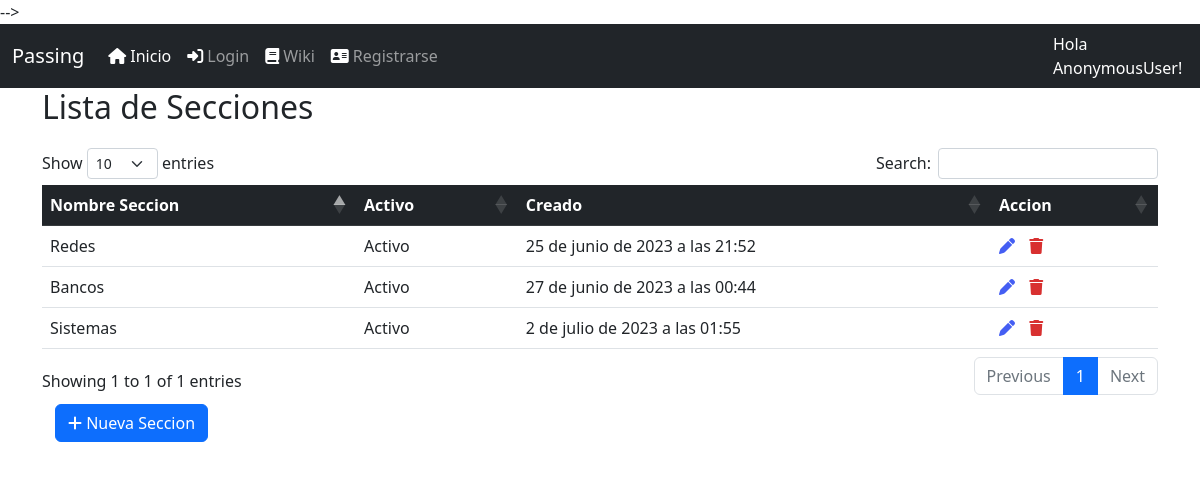
Screenshot of /pass/listsection with the database file from the repository.
### passbase/models.py (models this page shows, shortened)
class SeccionContra(models.Model):
    nombre_seccion = models.CharField(max_length=50)
    active = models.BooleanField(default=True)
    created = models.DateTimeField(auto_now=True)
    updated = models.DateTimeField(auto_now_add=True)

### passbase/views.py (the view, shortened to what this page needs)
# urls.py: path('listsection',SectionListView.as_view(), name='listsection'),
class SectionListView(ListView):
    model = SeccionContra
    template_name = 'listsection.html'
    @method_decorator(csrf_exempt)
    def dispatch(self, request, *args, **kwargs):
        return super().dispatch(request, *args, **kwargs)
    def get_queryset(self):
        return SeccionContra.objects.all()
    def get_context_data(self, **kwargs):
        context = super().get_context_data(**kwargs)
        context['title'] = 'Lista de Secciones'
        return context

### templates/listsection.html (shortened to what this page needs)
<!DOCTYPE html>
{% extends 'base.html'%}
{% load static %}
{% block head %}
<link rel="stylesheet" href="{% static 'lib/datatables-1.13.1/css/dataTables.bootstrap5.min.css' %}"/>
<link rel="stylesheet" href="{% static 'lib/datatables-1.13.1/plugins/responsive-2.4.0/css/responsive.bootstrap5.min.css' %}"/>
{% endblock %}
{% block content %}
<div class="container" style="height: 60px;">
    <h2>{{title}}</h2>
</div>
    <div class="container">
            <table class="table" id="data">
                <thead class="table-dark">
                    <tr >
                        <th scope="col">Nombre Seccion</th>
                        <th scope="col">Activo</th>
                        <th scope="col">Creado</th>
                        <th scope="col">Accion</th>
                    </tr>
                </thead>
                <tbody>
                    {% for section in object_list %}
                    <tr>
                        <td>{{ section.nombre_seccion}}</td>
                        <td class ="form-check-label" type = "checkbox">
                            {% if section.active == True %}
                            Activo
                            {% else %}
                            Inactivo
                            {% endif %}
                        </td>
                        <td>{{ section.created }}</td>
                        <td> <a href=" {% url 'updatesection' section.id %} " <i class="fas fa-pen" style="margin-right:10px; text-decoration-line: None; color:rgb(68, 94, 243);"></i></a>
                            {% if section.active == True %}
                            <a href=" {% url 'deletesection' section.id %} " <i class="fas fa-trash" style="margin-right:10px; text-decoration-line: None; color:rgb(216, 48, 48);"></i></a></td>
                            {% elif section.active == False %}
                            <a href=" {% url 'activesection' section.id %} " <i class="fa-solid fa-power-off" style="margin-right:10px; text-decoration-line: None; color:rgb(54, 173, 54);"></i></a></td>
                            {% endif %}
                    </tr>
                </tbody>
                    {% endfor %}
            </table>
            <div>
                <button class="btn">
                    <a class="btn btn-primary btn-flat" href = "{% url 'createsection' %}">
                    <i class="fas fa-plus"></i> Nueva Seccion </a>
                </button>
            </div>
    </div>
{% endblock %}

### rows the page displays
SeccionContra: nombre_seccion "Redes", active "Activo", created "25 de junio de 2023 a las 21:52"
SeccionContra: nombre_seccion "Bancos", active "Activo", created "27 de junio de 2023 a las 00:44"
SeccionContra: nombre_seccion "Sistemas", active "Activo", created "2 de julio de 2023 a las 01:55"

### other values shown
{{ request.user }} "AnonymousUser"
{{ title }} "Lista de Secciones"
